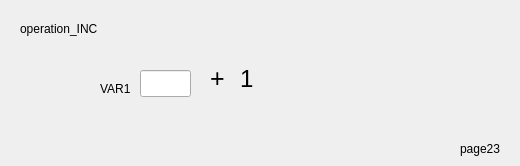
   <widget class="QWidget" name="page_24">
    <widget class="QLineEdit" name="lineEdit_51">
     <property name="geometry">
      <rect>
       <x>140</x>
       <y>70</y>
       <width>51</width>
       <height>27</height>
      </rect>
     </property>
    </widget>
    <widget class="QLabel" name="label_106">
     <property name="geometry">
      <rect>
       <x>210</x>
       <y>70</y>
       <width>41</width>
       <height>17</height>
      </rect>
     </property>
     <property name="font">
      <font>
       <pointsize>19</pointsize>
      </font>
     </property>
     <property name="text">
      <string>+</string>
     </property>
    </widget>
    <widget class="QLabel" name="label_107">
     <property name="geometry">
      <rect>
       <x>20</x>
       <y>20</y>
       <width>121</width>
       <height>17</height>
      </rect>
     </property>
     <property name="text">
      <string>operation_INC</string>
     </property>
    </widget>
    <widget class="QLabel" name="label_108">
     <property name="geometry">
      <rect>
       <x>100</x>
       <y>80</y>
       <width>41</width>
       <height>17</height>
      </rect>
     </property>
     <property name="text">
      <string>VAR1</string>
     </property>
    </widget>
    <widget class="QLabel" name="label_109">
     <property name="geometry">
      <rect>
       <x>240</x>
       <y>70</y>
       <width>41</width>
       <height>17</height>
      </rect>
     </property>
     <property name="font">
      <font>
       <pointsize>18</pointsize>
      </font>
     </property>
     <property name="text">
      <string>1</string>
     </property>
    </widget>
    <widget class="QLabel" name="label_110">
     <property name="geometry">
      <rect>
       <x>460</x>
       <y>140</y>
       <width>51</width>
       <height>17</height>
      </rect>
     </property>
     <property name="text">
      <string>page23</string>
     </property>
    </widget>
   </widget>
